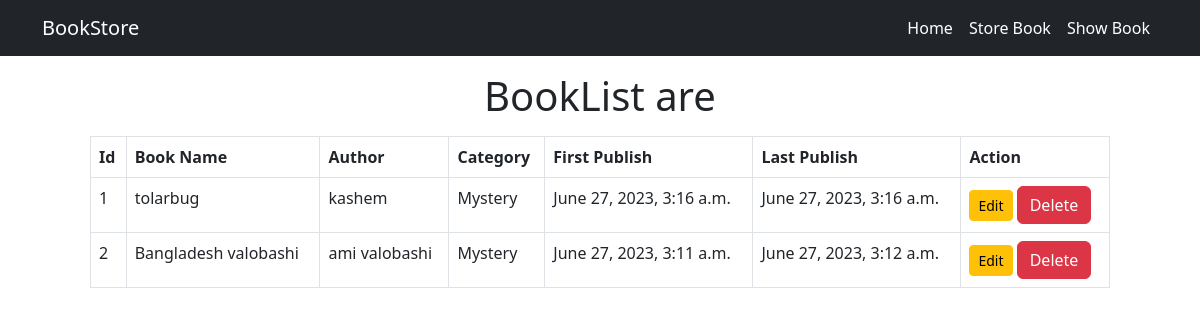
The app's page /show_book/ with its own data.
### book/models.py (models this page shows)
class BookStoreModel(models.Model):
    CATEGORY= (
        ('Mystery','Mystery'),
        ('Thriller','Thriller'),
        ('Scientific','Scientific'),
        ('Humor','Humor'),
        ('Horror','Horror')
    )
    id = models.IntegerField(primary_key=True)
    book_name = models.CharField(max_length=30)
    author = models.CharField(max_length=30)
    category = models.CharField(max_length=30,choices=CATEGORY)
    first_pub = models.DateTimeField(auto_now_add=True)
    last_pub = models.DateTimeField(auto_now=True)

### book/views.py (the view)
# urls.py: path('show_book/',show_book,name='showbook'),
def show_book(request):
    book = BookStoreModel.objects.all()
    print(book)
    return render(request,'show_book.html',{'datas':book})

### book/templates/show_book.html
{% extends 'base.html' %}
{% block content %}
<h1 class="text-center my-3">BookList are</h1>
<div style="width: 85%;margin:auto">
    {% if datas %}
    <table class="table table-bordered">
        <thead>
            <tr>
                <th scope="col">Id</th>
                <th scope="col">Book Name</th>
                <th scope="col">Author</th>
                <th scope="col">Category</th>
                <th scope="col">First Publish</th>
                <th scope="col">Last Publish</th>
                <th scope="col">Action</th>
            </tr>
        </thead>
        <tbody>
            {% for book in datas %}
            <tr>
                <td>{{book.id}}</th>
                <td>{{book.book_name}}</td>
                <td>{{book.author}}</td>
                <td>{{book.category}}</td>
                <td>{{book.first_pub}}</td>
                <td>{{book.last_pub}}</td>
                <td>
                    <a href="{% url 'editbook' id=book.id %}" class="btn btn-warning btn-sm">Edit</a>
                    <a href="{% url 'deletebook' id=book.id %}" class="btn btn-danger">Delete</a>
                </td>
            </tr>
            {% endfor %}
        </tbody>
    </table>
    {% else %}
    <h1 class="my-5 text-center">No Data is Available right Now !!!</h1>
    {% endif %}
</div>
{% endblock%}

### book/templates/base.html (shortened to what this page needs)
<!doctype html>
<html>
<head>
  <link href="https://cdn.jsdelivr.net/npm/bootstrap@5.3.0/dist/css/bootstrap.min.css" rel="stylesheet"
>
</head>
<body>
  <nav class="navbar navbar-expand-lg bg-dark">
    <div class="container">
      <a class="navbar-brand text-white" href="#">BookStore</a>
      <div class="collapse navbar-collapse" id="navbarNav">
        <ul class="navbar-nav ms-auto">
          <li class="nav-item">
            <a class="nav-link active text-white" aria-current="page" href="{% url 'homepage' %}">Home</a>
          </li>
          <li class="nav-item">
            <a class="nav-link text-white" href="{% url 'storebook' %}">Store Book</a>
          </li>
          <li class="nav-item">
            <a class="nav-link text-white" href="{% url 'showbook' %}">Show Book</a>
          </li>
        </ul>
      </div>
    </div>
  </nav>
  {% block content%}
  {% endblock %}
</body>
</html>

### records on screen
BookStoreModel: id "1", book_name "tolarbug", author "kashem", category "Mystery", first_pub "June 27, 2023, 3:16 a.m.", last_pub "June 27, 2023, 3:16 a.m."
BookStoreModel: id "2", book_name "Bangladesh valobashi", author "ami valobashi", category "Mystery", first_pub "June 27, 2023, 3:11 a.m.", last_pub "June 27, 2023, 3:12 a.m."
